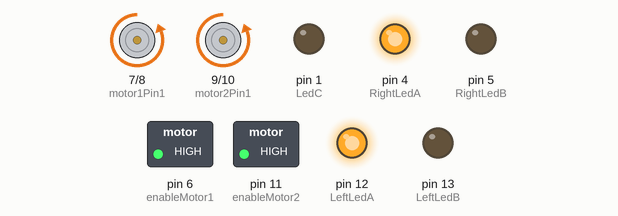
A sketch run on a simulated Arduino Uno, built with avr-gcc and run on an emulated ATmega328P. Parts: motor-driver pin pairs drawn as motors (green arrow = first pin HIGH = forward, orange = second pin HIGH = backward, longer = more drive), switched loads named in the sketch (green lamp = pin HIGH), output pins drawn as LEDs (lit = HIGH).

Above: at 0.15 s.
At 0.75 s:
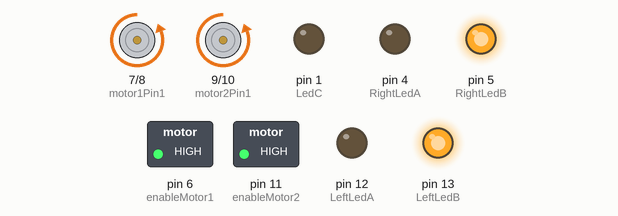
At 1.35 s:
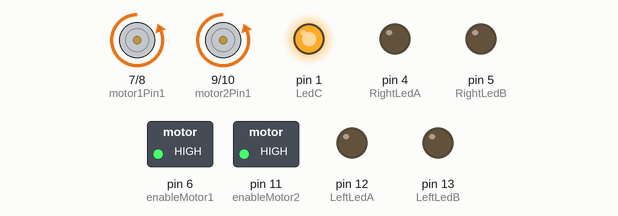
At 2.6 s:
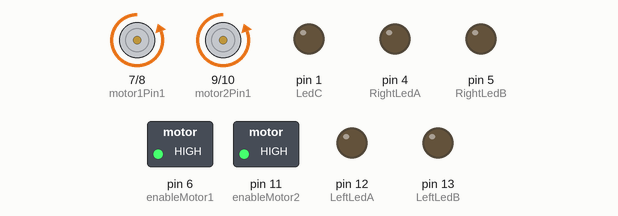
At 4.55 s:
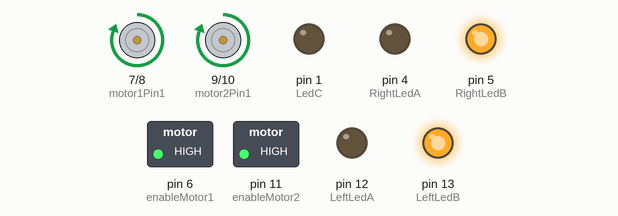
At 6.4 s:
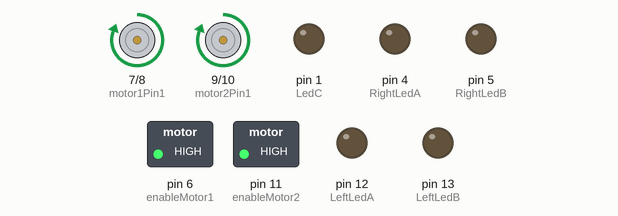
Timing chart, 0 to 8.7 s (numbered marks = the images above):
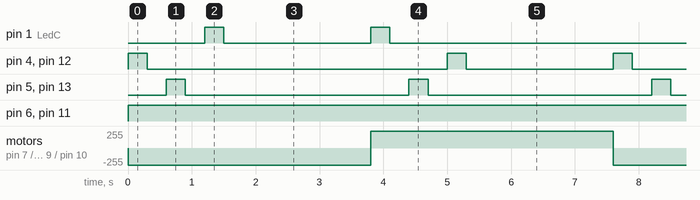

The sketch:

DriveBD.ino
```cpp
const int LedC = 1, LeftLedA = 12, RightLedA = 4, LeftLedB = 13, RightLedB = 5;

const int motor1Pin1 = 7;
const int motor1Pin2 = 8;
const int enableMotor1 = 6;

const int motor2Pin1 = 9;
const int motor2Pin2 = 10;
const int enableMotor2 = 11;

void setup() {
  pinMode(motor1Pin1, OUTPUT);  //LEFT MOTOR
  pinMode(motor1Pin2, OUTPUT);
  pinMode(enableMotor1, OUTPUT);

  pinMode(motor2Pin1, OUTPUT);   //RIGHT MOTOR
  pinMode(motor2Pin2, OUTPUT);
  pinMode(enableMotor2, OUTPUT);

  pinMode(LedC, OUTPUT);
  pinMode(LeftLedA, OUTPUT);
  pinMode(RightLedA, OUTPUT);
  pinMode(LeftLedB, OUTPUT);
  pinMode(RightLedB, OUTPUT);
}

void loop() {

  Go();
  LedFwd();
  delay(2000);
  Reverse();
  LedBck();
  delay(2000);
}

void LedFwd(){

  digitalWrite(LeftLedA, HIGH);
  digitalWrite(RightLedA, HIGH);
  delay(300);
  digitalWrite(LeftLedA, LOW);
  digitalWrite(RightLedA, LOW);
  delay(300);

  digitalWrite(LeftLedB, HIGH);
  digitalWrite(RightLedB, HIGH);
  delay(300);
  digitalWrite(LeftLedB, LOW);
  digitalWrite(RightLedB, LOW);
  delay(300);

  digitalWrite(LedC, HIGH);
  delay(300);
  digitalWrite(LedC, LOW);
  delay(300);
}

void LedBck(){

  digitalWrite(LedC, HIGH);
  delay(300);
  digitalWrite(LedC, LOW);
  delay(300);

  digitalWrite(LeftLedB, HIGH);
  digitalWrite(RightLedB, HIGH);
  delay(300);
  digitalWrite(LeftLedB, LOW);
  digitalWrite(RightLedB, LOW);
  delay(300);

  digitalWrite(LeftLedA, HIGH);
  digitalWrite(RightLedA, HIGH);
  delay(300);
  digitalWrite(LeftLedA, LOW);
  digitalWrite(RightLedA, LOW);
  delay(300);
}

void Go(){

  // Left motor reverse
  digitalWrite(motor1Pin1, LOW);
  digitalWrite(motor1Pin2, HIGH);
  digitalWrite(enableMotor1, HIGH);

  // Right Motor reverse
  digitalWrite(motor2Pin1, LOW);
  digitalWrite(motor2Pin2, HIGH);
  digitalWrite(enableMotor2, HIGH);
}

void Reverse(){

  // Left motor forward
  digitalWrite(motor1Pin1, HIGH);
  digitalWrite(motor1Pin2, LOW);
  digitalWrite(enableMotor1, HIGH);

  // Right Motor forward
  digitalWrite(motor2Pin1, HIGH);
  digitalWrite(motor2Pin2, LOW);
  digitalWrite(enableMotor2, HIGH);
}
```

Measured:
- by itself, pin 1 (LedC): repeats every 7.6 s: LOW 2.3 s, HIGH 0.30 s, LOW 4.7 s, HIGH 0.30 s
- by itself, pin 4 (RightLedA), pin 12 (LeftLedA): repeats every 7.6 s: LOW 4.7 s, HIGH 0.30 s, LOW 2.3 s, HIGH 0.30 s
- by itself, pin 5 (RightLedB), pin 13 (LeftLedB): alternates HIGH for 0.30 s and LOW for 3.5 s
- by itself, pin 6 (enableMotor1), pin 11 (enableMotor2): LOW → HIGH at 0.00 s
- by itself, motor on pin 7 (motor1Pin1) / pin 8 (motor1Pin2), motor on pin 9 (motor2Pin1) / pin 10 (motor2Pin2): alternates forward 255/255 for 3.8 s and backward 255/255 for 3.8 s
